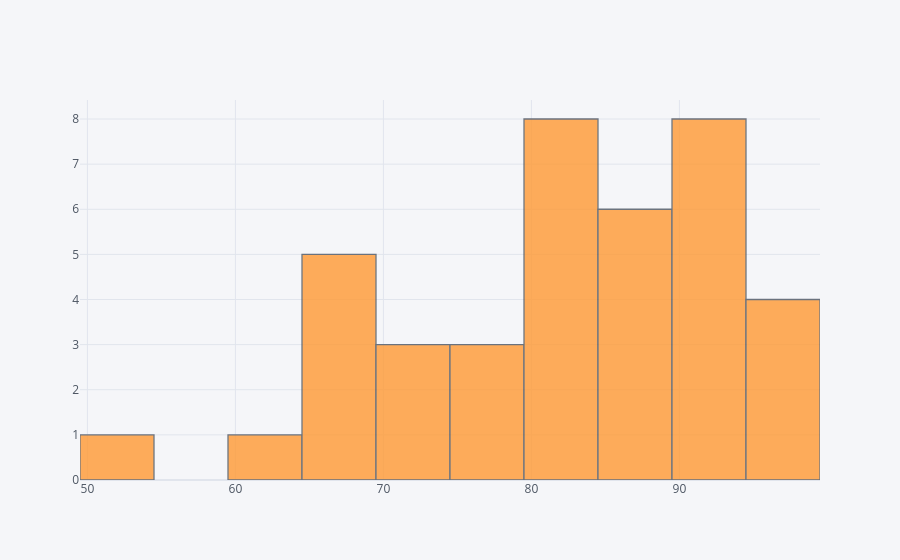

The code cell stored with this chart in its notebook:
### Markdown cell above
Kolejny przykład dotyczy stworzenia histogramu. W tym przypadku jedyne, co musimy zrobić, to uzupełnić funkcję iplot o argument kind=’hist’.

### Code cell
df['Water quality as pct'].iplot(kind='hist')

### Figure 1 — Plotly figure (JSON) as saved in the notebook; plotly's stock layout.template omitted (floating-point values rounded to 4 significant figures)
{"data": [{"histfunc": "count", "histnorm": "", "marker": {"color": "rgba(255, 153, 51, 1.0)", "line": {"color": "#4D5663", "width": 1.3}}, "name": "Water quality as pct", "opacity": 0.8, "orientation": "v", "type": "histogram", "x": [92, 93, 84, 91, 69, 87, 94, 82, 94, 82, 93, 69, 76, 99, 82, 67, 71, 86, 78, 77, 85, 67, 93, 90, 96, 80, 87, 82, 89, 73, 95, 96, 63, 85, 84, 81, 72, 54, 69]}], "layout": {"barmode": "overlay", "legend": {"bgcolor": "#F5F6F9", "font": {"color": "#4D5663"}}, "paper_bgcolor": "#F5F6F9", "plot_bgcolor": "#F5F6F9", "title": {"font": {"color": "#4D5663"}}, "xaxis": {"gridcolor": "#E1E5ED", "showgrid": true, "tickfont": {"color": "#4D5663"}, "title": {"font": {"color": "#4D5663"}, "text": ""}, "zerolinecolor": "#E1E5ED"}, "yaxis": {"gridcolor": "#E1E5ED", "showgrid": true, "tickfont": {"color": "#4D5663"}, "title": {"font": {"color": "#4D5663"}, "text": ""}, "zerolinecolor": "#E1E5ED"}}}
